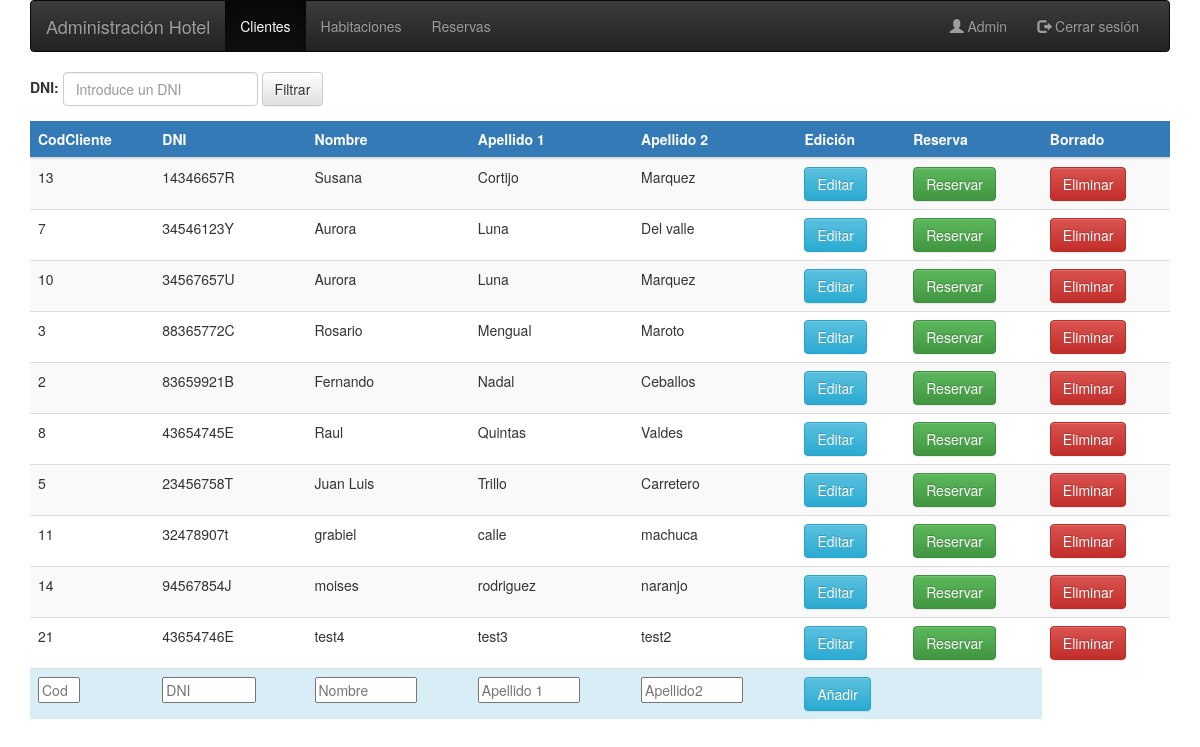
The page /administracion/index.php (signed in) on the database its author committed.
### tables this page shows
CREATE TABLE `cliente` (
  `codCliente` int(10) NOT NULL,
  `DNI` varchar(9) NOT NULL,
  `nombre` varchar(30) NOT NULL,
  `apellido1` varchar(60) NOT NULL,
  `apellido2` varchar(60) NOT NULL
);

### administracion/index.php (the view, shortened to what this page needs)
<!DOCTYPE html>
<html lang="es">
  <head>
      <link href="https://maxcdn.bootstrapcdn.com/bootstrap/3.3.7/css/bootstrap.min.css" rel="stylesheet">
      <link href="https://maxcdn.bootstrapcdn.com/bootstrap/3.3.7/css/bootstrap-theme.min.css" rel="stylesheet">
      <link rel="stylesheet" type="text/css" href="../css/style.css">
  </head>
  <body>
    <?php
    if ($_SESSION['logueadoAdmin']){
      try {
        $conexion = new PDO("mysql:host=localhost;dbname=hotel;charset=utf8", "root");
      } catch (PDOException $e) {
        echo "No se ha podido establecer conexión con el servidor de bases de datos.<br>";
        die ("Error: " . $e->getMessage());
      }
      $dni = null;
      $TAMANO_PAGINA = 10;
      $pagina = $_GET["pagina"];
      if (!isset($pagina)) {
         $inicio = 0;
      }
      else {
         $inicio = ($pagina - 1) * $TAMANO_PAGINA;
      }
      if(isset($dni)){
        $consulta = $conexion->query("SELECT * FROM cliente WHERE dni = '" . $dni . "' ORDER BY apellido1, apellido2, nombre LIMIT " . $inicio . "," . $TAMANO_PAGINA);
      }else{
        $consulta = $conexion->query("SELECT * FROM cliente ORDER BY apellido1, apellido2, nombre LIMIT " . $inicio . "," . $TAMANO_PAGINA);
      }
    ?>
    <div class="container">
      <nav class="navbar navbar-inverse">
        <div class="container-fluid">
          <div class="navbar-header">
              <a class="navbar-brand" href="index.php">Administración Hotel</a>
          </div>
          <div class="collapse navbar-collapse" id="myNavbar">
            <ul class="nav navbar-nav">
              <li class="active"><a href="index.php">Clientes</a></li>
              <li><a href="adminHabitaciones.php">Habitaciones</a></li>
              <li><a href="reservas.php">Reservas</a></li>
            </ul>
            <ul class="nav navbar-nav navbar-right">
              <li><a href="index.php"><span class="glyphicon glyphicon-user"></span> <?= ucfirst($_SESSION['nombreAdmin'])?></a></li>
              <li><a href="logout.php"><span class="glyphicon glyphicon-log-out"></span> Cerrar sesión</a></li>
            </ul>
          </div>
        </div>
      </nav>
        <div class="form-group">
          <form class="form-inline" name="filtrar" action="index.php" method="GET">
            <div class="form-group">
              <label for="buscadorDni">DNI: </label>
              <input type="text" class="form-control" id="buscadorDni" name="dni"
                    placeholder="Introduce un DNI">
            </div>
            <button type="submit" class="btn btn-default">Filtrar</button>
          </form>
        </div>
      <div class="table-responsive">
        <table class="table table-striped table-hover">
            <thead>
              <tr class="bg-primary">
                <th>CodCliente</th>
                <th>DNI</th>
                <th>Nombre</th>
                <th>Apellido 1</th>
                <th>Apellido 2</th>
                <th>Edición</th>
                <th>Reserva</th>
                <th>Borrado</th>
              </tr>
            </thead>
            <tbody>
              <?php
                while ($cliente = $consulta->fetchObject()) {
              ?>
              <tr>
                <td><?= $cliente->codCliente ?></td>
                <td><?= $cliente->DNI ?></td>
                <td><?= $cliente->nombre ?></td>
                <td><?= $cliente->apellido1 ?></td>
                <td><?= $cliente->apellido2 ?></td>
                <td>
                  <form name="modificarCliente" action="modificarCliente.php" method="POST">
                    <input type="submit" class="btn btn-info" value="Editar" />
                  </form>
                </td>
                <td>
                  <form name="reservar" action="reservar.php" method="POST">
                    <input type="submit" class="btn btn-success" value="Reservar" />
                  </form>
                </td>
                <td>
                  <form name="eliminarCliente" action="eliminarCliente.php" method="POST">
                    <input type="submit" class="btn btn-danger" value="Eliminar" />
                  </form>
                </td>
              </tr>
              <?php } ?>
            <form name="altaCliente" action="altaCliente.php" method="POST">
                <tr class="info">
                    <td>
                      <input type="text" maxlength="3" size="2" name="codCliente" autofocus placeholder="Cod" value="<?= $cliente->codCliente ?>">
                    </td>
                    <td>
                      <input type="text" maxlength="9" size="9" name="DNI" placeholder="DNI" value="<?= $cliente->DNI ?>">
                    </td>
                    <td>
                      <input type="text" maxlength="30" size="10" name="nombre" placeholder="Nombre" value="<?= $cliente->nombre ?>">
                    </td>
                    <td>
                      <input type="txt" maxlength="30" size="10" name="apellido1" placeholder="Apellido 1"value="<?= $cliente->apellido1 ?>">
                    </td>
                    <td>
                      <input type="text" maxlength="30" size="10" name="apellido2" placeholder="Apellido2" value="<?= $cliente->apellido2 ?>">
                    </td>
                    <td colspan="2">
                      <input type="submit" class="btn btn-info" value="Añadir" />
                    </td>
                </tr>
              </form>
            </tbody>
        </table>
      </div>
      </div>
    <?php
     }else{
      echo "Debes iniciar sesión para poder entrar en esta zona";
      header("location:/administracion/login.php");
     }
    ?>
  </body>
</html>

### css/style.css (style rules this page uses)
body { margin: 0; }
a:link { text-decoration: none; }
a { text-decoration:none; outline:0; }

### rows shown on the page
cliente: codCliente "13", DNI "14346657R", nombre "Susana", apellido1 "Cortijo", apellido2 "Marquez"
cliente: codCliente "7", DNI "34546123Y", nombre "Aurora", apellido1 "Luna", apellido2 "Del valle"
cliente: codCliente "10", DNI "34567657U", nombre "Aurora", apellido1 "Luna", apellido2 "Marquez"
cliente: codCliente "3", DNI "88365772C", nombre "Rosario", apellido1 "Mengual", apellido2 "Maroto"
cliente: codCliente "2", DNI "83659921B", nombre "Fernando", apellido1 "Nadal", apellido2 "Ceballos"
cliente: codCliente "8", DNI "43654745E", nombre "Raul", apellido1 "Quintas", apellido2 "Valdes"
cliente: codCliente "5", DNI "23456758T", nombre "Juan Luis", apellido1 "Trillo", apellido2 "Carretero"
cliente: codCliente "11", DNI "32478907t", nombre "grabiel", apellido1 "calle", apellido2 "machuca"
cliente: codCliente "14", DNI "94567854J", nombre "moises", apellido1 "rodriguez", apellido2 "naranjo"
cliente: codCliente "21", DNI "43654746E", nombre "test4", apellido1 "test3", apellido2 "test2"

### other values the page prints
$_SESSION['nombreAdmin'] "Admin"
